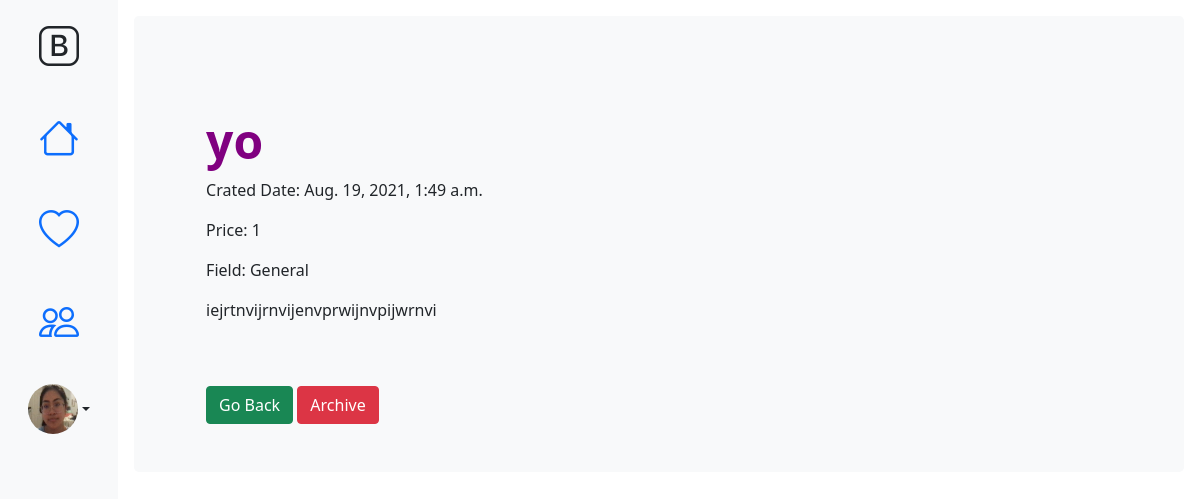
Screenshot of /user/22 (signed in) with the database file from the repository.
### firstApp/models.py (models this page shows, shortened)
class UserProfileInfo(models.Model):
    user = models.OneToOneField(User,on_delete=models.CASCADE)
    FIELD = models.TextChoices('FIELDTYPE', 'Medical Engineering Education Home General')
    USERTYPE = models.TextChoices('USERTYPE', 'User Specialist')
    profile_pic = models.ImageField(upload_to='profile_pics',blank=True)
    user_type = models.CharField(choices=USERTYPE.choices, max_length=10, default="User")
    field = models.CharField(choices=FIELD.choices, max_length=12, default="General")
    slug = models.SlugField(null=True)

class Question(models.Model):
    PROGRESSTYPE = models.TextChoices('PROGRESSTYPE', 'Active Pending Archived Disputed')
    FIELDTYPE = models.TextChoices('FIELDTYPE', 'Medical Engineering Education Home General')
    title = models.CharField(max_length=200)
    author = models.ForeignKey('auth.User', on_delete=models.CASCADE, null=True)
    text = models.TextField()
    created_date = models.DateTimeField(default=timezone.now)
    price = models.PositiveIntegerField(default=1)
    field_type = models.CharField(choices=FIELDTYPE.choices, max_length=12, default="General")
    progress_type = models.CharField(choices=PROGRESSTYPE.choices, max_length=12, default="Pending")
    room = models.CharField(max_length=6, default="")

### firstApp/views.py (the view)
# urls.py: path('user/<int:pk>',views.QuestionDetailView.as_view(), name="question-detail"),
class QuestionDetailView(LoginRequiredMixin,DetailView):
    login_url = 'about/'
    redirect_field_name = 'firstApp/home_list.html'
    template_name = 'firstApp/question_detail.html'
    context_object_name = 'question'
    model = Question
    def get(self, request, pk):
        try:
            profile = get_object_or_404(UserProfileInfo,user=request.user)
            question = get_object_or_404(Question,pk=pk)
            if profile.user_type == 'User' and profile.user != question.author:
                return redirect('/user/')
            elif profile.user_type == 'Specialist':
                return redirect('/specialist/')
            else:
                self.object = self.get_object()
                context = self.get_context_data(object=self.object)
                return self.render_to_response(context)
        except:
            return redirect('/user/')

### firstApp/context_processors.py (called while the page is built)
def firstContext(request):
    try:
        if request.user.is_authenticated:
            profile = get_object_or_404(UserProfileInfo,user=request.user)
            return {
                'profile': profile
            }
        return {'empty': ''}
    except:
        return {'profile':'hi'}

### firstApp/templates/firstApp/question_detail.html (shortened to what this page needs)
{% extends "firstApp/base2.html" %}
{% block body_block %}
<div class="p-5 mb-4 bg-light rounded-3">
      <div class="container-fluid py-5">
        <h1 class="display-5 fw-bold color-me">{{question.title}}</h1>
        <p>Crated Date: {{question.created_date}}</p>
        <p>Price: {{question.price}}</p>
        <p>Field: {{question.field_type}}</p>
        <p>{{question.text}}</p>
      </div>
      <div class="container">
        <a class="btn btn-success" href="{% url 'firstApp:home' %}">Go Back</a>
      {%if question.progress_type == 'Archived' %}
      {%else%}
      <button type="button" class="btn btn-danger" data-bs-toggle="modal" data-bs-target="#exampleModal2">
        Archive
      </button>
      {%endif%}
      </div>
    </div>
{% endblock %}

### firstApp/templates/firstApp/base2.html (shortened to what this page needs)
<!DOCTYPE html>
{% load static %}
<html lang="en" dir="ltr">
  <head>
    <link rel="stylesheet" href="{% static "css/style15.css" %}">
    <link rel="stylesheet" href="https://cdn.jsdelivr.net/npm/bootstrap-icons@1.4.0/font/bootstrap-icons.css">
    <link href="https://cdn.jsdelivr.net/npm/bootstrap@5.1.0/dist/css/bootstrap.min.css" rel="stylesheet">
  </head>
  <body>
    <div class="container-fluid">
        <div class="row">
            <div class="col-sm-auto bg-light sticky-top">
                <div class="d-flex flex-sm-column flex-row flex-nowrap bg-light align-items-center sticky-top">
                    <a href="{% url 'firstApp:about'%}" class="d-block p-3 link-dark text-decoration-none" title="" data-bs-toggle="tooltip" data-bs-placement="right" data-bs-original-title="Icon-only">
                        <i class="bi-bootstrap fs-1"></i>
                    </a>
                    <ul class="nav nav-pills nav-flush flex-sm-column flex-row flex-nowrap mb-auto mx-auto text-center align-items-center">
                        <li class="nav-item">
                            {% if profile.user_type == 'User' %}
                            <a href="{% url 'firstApp:home'%}" class="nav-link py-3 px-2" title="" data-bs-toggle="tooltip" data-bs-placement="right" data-bs-original-title="Home">
                                <i class="bi-house fs-1"></i>
                            </a>
                            {%else%}
                            <a href="{% url 'firstApp:homeSpecialist'%}" class="nav-link py-3 px-2" title="" data-bs-toggle="tooltip" data-bs-placement="right" data-bs-original-title="Home">
                                <i class="bi-house fs-1"></i>
                            </a>
                            {% endif %}
                        </li>
                        <li>
                            <a href="#" class="nav-link py-3 px-2" title="" data-bs-toggle="tooltip" data-bs-placement="right" data-bs-original-title="Products">
                                <i class="bi-heart fs-1"></i>
                            </a>
                        </li>
                        <li>
                            <a href="#" class="nav-link py-3 px-2" title="" data-bs-toggle="tooltip" data-bs-placement="right" data-bs-original-title="Customers">
                                <i class="bi-people fs-1"></i>
                            </a>
                        </li>
                    </ul>
                    <div class="dropdown">
                        <a href="#" class="d-flex align-items-center justify-content-center p-3 link-dark text-decoration-none dropdown-toggle" id="dropdownUser3" data-bs-toggle="dropdown" aria-expanded="false">
                            {%if profile.profile_pic %}
                            <img class="image-rounded" height="50px" width="50px" src="{{profile.profile_pic.url}}" alt="">
                            {%else%}
                            <i class="bi-person-circle h2"></i>
                            {%endif%}
                        </a>
                    </div>
                </div>
            </div>
            <div class="col-sm p-3 min-vh-100">
              {% block body_block %}{% endblock %}
            </div>
        </div>
    </div>
  </body>
</html>

### firstApp/static/css/style15.css (style rules this page uses)
.color-me { color: purple !important; }
.image-rounded { border-radius: 50%; }

### rows the page displays
UserProfileInfo: profile_pic (picture)
Question: title "yo", created_date "Aug. 19, 2021, 1:49 a.m.", price "1", field_type "General", text "iejrtnvijrnvijenvprwijnvpijwrnvi"
